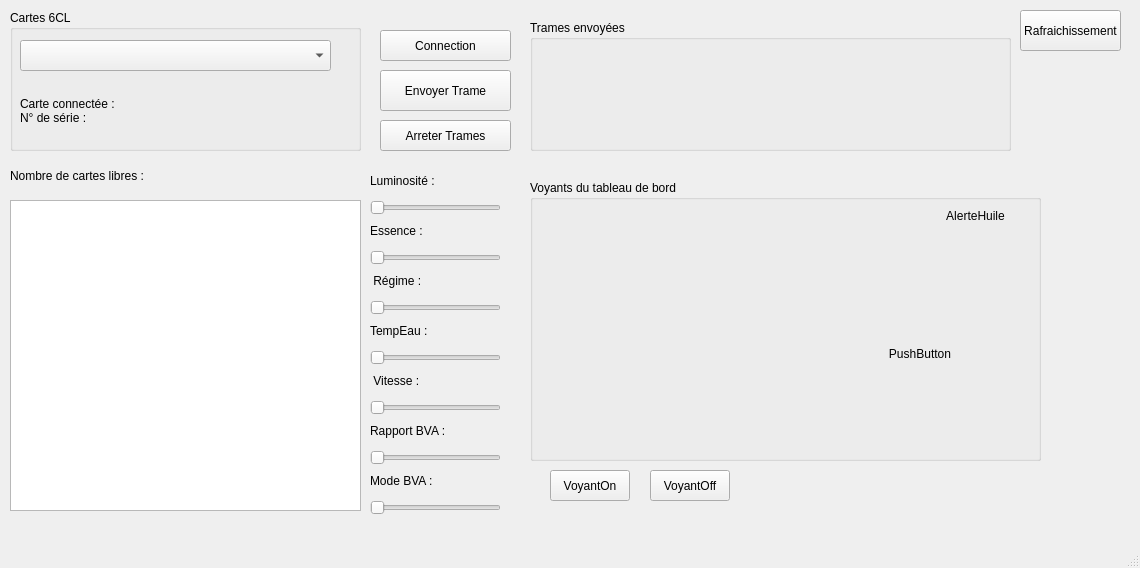
<?xml version="1.0" encoding="UTF-8"?>
<ui version="4.0">
 <class>MainWindow</class>
 <widget class="QMainWindow" name="MainWindow">
  <property name="geometry">
   <rect>
    <x>0</x>
    <y>0</y>
    <width>1140</width>
    <height>568</height>
   </rect>
  </property>
  <property name="windowTitle">
   <string>MainWindow</string>
  </property>
  <widget class="QWidget" name="centralwidget">
   <widget class="QPushButton" name="connection">
    <property name="geometry">
     <rect>
      <x>380</x>
      <y>30</y>
      <width>131</width>
      <height>31</height>
     </rect>
    </property>
    <property name="text">
     <string>Connection</string>
    </property>
   </widget>
   <widget class="QPushButton" name="refresh">
    <property name="geometry">
     <rect>
      <x>1020</x>
      <y>10</y>
      <width>101</width>
      <height>41</height>
     </rect>
    </property>
    <property name="text">
     <string>Rafraichissement</string>
    </property>
   </widget>
   <widget class="QGroupBox" name="groupBox">
    <property name="geometry">
     <rect>
      <x>10</x>
      <y>10</y>
      <width>351</width>
      <height>141</height>
     </rect>
    </property>
    <property name="styleSheet">
     <string notr="true">border-color: rgb(0, 0, 0);
</string>
    </property>
    <property name="title">
     <string>Cartes 6CL</string>
    </property>
    <widget class="QComboBox" name="comboBoxCartes">
     <property name="geometry">
      <rect>
       <x>10</x>
       <y>30</y>
       <width>311</width>
       <height>31</height>
      </rect>
     </property>
     <property name="styleSheet">
      <string notr="true">border-color: rgb(0, 0, 0);</string>
     </property>
    </widget>
    <widget class="QLabel" name="information">
     <property name="geometry">
      <rect>
       <x>10</x>
       <y>70</y>
       <width>321</width>
       <height>61</height>
      </rect>
     </property>
     <property name="styleSheet">
      <string notr="true">font: 700 12pt &quot;Segoe UI&quot;;</string>
     </property>
     <property name="text">
      <string>Carte connectée : 
N° de série : </string>
     </property>
    </widget>
   </widget>
   <widget class="QLabel" name="nbCartes">
    <property name="geometry">
     <rect>
      <x>10</x>
      <y>160</y>
      <width>331</width>
      <height>31</height>
     </rect>
    </property>
    <property name="styleSheet">
     <string notr="true">font: 700 12pt &quot;Segoe UI&quot;;</string>
    </property>
    <property name="text">
     <string>Nombre de cartes libres :  </string>
    </property>
   </widget>
   <widget class="QGroupBox" name="groupBox_2">
    <property name="geometry">
     <rect>
      <x>530</x>
      <y>20</y>
      <width>481</width>
      <height>131</height>
     </rect>
    </property>
    <property name="styleSheet">
     <string notr="true">border-color: rgb(0, 0, 0);
</string>
    </property>
    <property name="title">
     <string>Trames envoyées</string>
    </property>
    <widget class="QLabel" name="informationTrames">
     <property name="geometry">
      <rect>
       <x>10</x>
       <y>20</y>
       <width>401</width>
       <height>101</height>
      </rect>
     </property>
     <property name="styleSheet">
      <string notr="true">font: 700 12pt &quot;Segoe UI&quot;;</string>
     </property>
     <property name="text">
      <string/>
     </property>
    </widget>
   </widget>
   <widget class="QPushButton" name="EnvoyerTrames">
    <property name="geometry">
     <rect>
      <x>380</x>
      <y>70</y>
      <width>131</width>
      <height>41</height>
     </rect>
    </property>
    <property name="text">
     <string>Envoyer Trame</string>
    </property>
   </widget>
   <widget class="QListView" name="listView">
    <property name="geometry">
     <rect>
      <x>10</x>
      <y>200</y>
      <width>351</width>
      <height>311</height>
     </rect>
    </property>
   </widget>
   <widget class="QPushButton" name="StopTrames">
    <property name="geometry">
     <rect>
      <x>380</x>
      <y>120</y>
      <width>131</width>
      <height>31</height>
     </rect>
    </property>
    <property name="text">
     <string>Arreter Trames</string>
    </property>
   </widget>
   <widget class="QSlider" name="sliderRegime">
    <property name="geometry">
     <rect>
      <x>370</x>
      <y>300</y>
      <width>131</width>
      <height>16</height>
     </rect>
    </property>
    <property name="maximum">
     <number>7000</number>
    </property>
    <property name="orientation">
     <enum>Qt::Horizontal</enum>
    </property>
   </widget>
   <widget class="QSlider" name="sliderVitesse">
    <property name="geometry">
     <rect>
      <x>370</x>
      <y>400</y>
      <width>131</width>
      <height>16</height>
     </rect>
    </property>
    <property name="maximum">
     <number>220</number>
    </property>
    <property name="orientation">
     <enum>Qt::Horizontal</enum>
    </property>
   </widget>
   <widget class="QSlider" name="sliderEssence">
    <property name="geometry">
     <rect>
      <x>370</x>
      <y>250</y>
      <width>131</width>
      <height>16</height>
     </rect>
    </property>
    <property name="orientation">
     <enum>Qt::Horizontal</enum>
    </property>
   </widget>
   <widget class="QSlider" name="sliderTempEau">
    <property name="geometry">
     <rect>
      <x>370</x>
      <y>350</y>
      <width>131</width>
      <height>16</height>
     </rect>
    </property>
    <property name="maximum">
     <number>210</number>
    </property>
    <property name="orientation">
     <enum>Qt::Horizontal</enum>
    </property>
   </widget>
   <widget class="QSlider" name="sliderRapportBVA">
    <property name="geometry">
     <rect>
      <x>370</x>
      <y>450</y>
      <width>131</width>
      <height>16</height>
     </rect>
    </property>
    <property name="orientation">
     <enum>Qt::Horizontal</enum>
    </property>
   </widget>
   <widget class="QSlider" name="sliderModeBVA">
    <property name="geometry">
     <rect>
      <x>370</x>
      <y>500</y>
      <width>131</width>
      <height>16</height>
     </rect>
    </property>
    <property name="orientation">
     <enum>Qt::Horizontal</enum>
    </property>
   </widget>
   <widget class="QPushButton" name="btnVoyantsOn">
    <property name="geometry">
     <rect>
      <x>550</x>
      <y>470</y>
      <width>80</width>
      <height>31</height>
     </rect>
    </property>
    <property name="text">
     <string>VoyantOn</string>
    </property>
   </widget>
   <widget class="QPushButton" name="btnVoyantsOff">
    <property name="geometry">
     <rect>
      <x>650</x>
      <y>470</y>
      <width>80</width>
      <height>31</height>
     </rect>
    </property>
    <property name="text">
     <string>VoyantOff</string>
    </property>
   </widget>
   <widget class="QLabel" name="labelRegime">
    <property name="geometry">
     <rect>
      <x>370</x>
      <y>270</y>
      <width>161</width>
      <height>21</height>
     </rect>
    </property>
    <property name="styleSheet">
     <string notr="true">font: 700 10pt &quot;Segoe UI&quot;;</string>
    </property>
    <property name="text">
     <string> Régime :</string>
    </property>
   </widget>
   <widget class="QLabel" name="labelEssence">
    <property name="geometry">
     <rect>
      <x>370</x>
      <y>220</y>
      <width>151</width>
      <height>21</height>
     </rect>
    </property>
    <property name="styleSheet">
     <string notr="true">font: 700 10pt &quot;Segoe UI&quot;;</string>
    </property>
    <property name="text">
     <string>Essence :</string>
    </property>
   </widget>
   <widget class="QLabel" name="labelVitesse">
    <property name="geometry">
     <rect>
      <x>370</x>
      <y>370</y>
      <width>161</width>
      <height>21</height>
     </rect>
    </property>
    <property name="styleSheet">
     <string notr="true">font: 700 10pt &quot;Segoe UI&quot;;</string>
    </property>
    <property name="text">
     <string> Vitesse :</string>
    </property>
   </widget>
   <widget class="QLabel" name="labelRapportBVA">
    <property name="geometry">
     <rect>
      <x>370</x>
      <y>420</y>
      <width>161</width>
      <height>21</height>
     </rect>
    </property>
    <property name="styleSheet">
     <string notr="true">font: 700 10pt &quot;Segoe UI&quot;;</string>
    </property>
    <property name="text">
     <string>Rapport BVA :</string>
    </property>
   </widget>
   <widget class="QLabel" name="labelTempEau">
    <property name="geometry">
     <rect>
      <x>370</x>
      <y>320</y>
      <width>161</width>
      <height>21</height>
     </rect>
    </property>
    <property name="styleSheet">
     <string notr="true">font: 700 10pt &quot;Segoe UI&quot;;</string>
    </property>
    <property name="text">
     <string>TempEau :</string>
    </property>
   </widget>
   <widget class="QLabel" name="labelModeBVA">
    <property name="geometry">
     <rect>
      <x>370</x>
      <y>470</y>
      <width>151</width>
      <height>21</height>
     </rect>
    </property>
    <property name="styleSheet">
     <string notr="true">font: 700 10pt &quot;Segoe UI&quot;;</string>
    </property>
    <property name="text">
     <string>Mode BVA :</string>
    </property>
   </widget>
   <widget class="QSlider" name="sliderLuminosite">
    <property name="geometry">
     <rect>
      <x>370</x>
      <y>200</y>
      <width>131</width>
      <height>16</height>
     </rect>
    </property>
    <property name="orientation">
     <enum>Qt::Horizontal</enum>
    </property>
   </widget>
   <widget class="QLabel" name="labelLuminosite">
    <property name="geometry">
     <rect>
      <x>370</x>
      <y>170</y>
      <width>91</width>
      <height>21</height>
     </rect>
    </property>
    <property name="styleSheet">
     <string notr="true">font: 700 10pt &quot;Segoe UI&quot;;</string>
    </property>
    <property name="text">
     <string>Luminosité :</string>
    </property>
   </widget>
   <widget class="QGroupBox" name="groupBox_3">
    <property name="geometry">
     <rect>
      <x>530</x>
      <y>180</y>
      <width>511</width>
      <height>281</height>
     </rect>
    </property>
    <property name="title">
     <string>Voyants du tableau de bord</string>
    </property>
    <widget class="QPushButton" name="feuxBrouillardAr">
     <property name="geometry">
      <rect>
       <x>350</x>
       <y>203</y>
       <width>80</width>
       <height>41</height>
      </rect>
     </property>
     <property name="styleSheet">
      <string notr="true">    border: none;
    background-color: transparent;</string>
     </property>
     <property name="text">
      <string/>
     </property>
     <property name="icon">
      <iconset resource="resources.qrc">
       <normaloff>:/img/build/FeuxBrouillardAROff.png</normaloff>:/img/build/FeuxBrouillardAROff.png</iconset>
     </property>
     <property name="iconSize">
      <size>
       <width>64</width>
       <height>64</height>
      </size>
     </property>
    </widget>
    <widget class="QPushButton" name="clignotantGauche">
     <property name="geometry">
      <rect>
       <x>90</x>
       <y>40</y>
       <width>80</width>
       <height>51</height>
      </rect>
     </property>
     <property name="styleSheet">
      <string notr="true">    border: none;
    background-color: transparent;

</string>
     </property>
     <property name="text">
      <string/>
     </property>
     <property name="icon">
      <iconset resource="resources.qrc">
       <normaloff>:/img/build/cliggOff.png</normaloff>:/img/build/cliggOff.png</iconset>
     </property>
     <property name="iconSize">
      <size>
       <width>128</width>
       <height>128</height>
      </size>
     </property>
     <property name="checkable">
      <bool>false</bool>
     </property>
    </widget>
    <widget class="QPushButton" name="Frpk">
     <property name="geometry">
      <rect>
       <x>150</x>
       <y>100</y>
       <width>80</width>
       <height>51</height>
      </rect>
     </property>
     <property name="styleSheet">
      <string notr="true">    border: none;
    background-color: transparent;</string>
     </property>
     <property name="text">
      <string/>
     </property>
     <property name="icon">
      <iconset resource="resources.qrc">
       <normaloff>:/img/build/frpkOff.png</normaloff>:/img/build/frpkOff.png</iconset>
     </property>
     <property name="iconSize">
      <size>
       <width>64</width>
       <height>64</height>
      </size>
     </property>
    </widget>
    <widget class="QPushButton" name="AirBag">
     <property name="geometry">
      <rect>
       <x>350</x>
       <y>153</y>
       <width>80</width>
       <height>41</height>
      </rect>
     </property>
     <property name="styleSheet">
      <string notr="true">    border: none;
    background-color: transparent;</string>
     </property>
     <property name="text">
      <string>PushButton</string>
     </property>
    </widget>
    <widget class="QPushButton" name="service">
     <property name="geometry">
      <rect>
       <x>30</x>
       <y>90</y>
       <width>81</width>
       <height>61</height>
      </rect>
     </property>
     <property name="styleSheet">
      <string notr="true">    border: none;
    background-color: transparent;</string>
     </property>
     <property name="text">
      <string/>
     </property>
     <property name="icon">
      <iconset resource="resources.qrc">
       <normaloff>:/img/build/warningOff.png</normaloff>:/img/build/warningOff.png</iconset>
     </property>
     <property name="iconSize">
      <size>
       <width>80</width>
       <height>80</height>
      </size>
     </property>
    </widget>
    <widget class="QPushButton" name="feuxCroisement">
     <property name="geometry">
      <rect>
       <x>150</x>
       <y>203</y>
       <width>80</width>
       <height>41</height>
      </rect>
     </property>
     <property name="styleSheet">
      <string notr="true">    border: none;
    background-color: transparent;</string>
     </property>
     <property name="text">
      <string/>
     </property>
     <property name="icon">
      <iconset resource="resources.qrc">
       <normaloff>:/img/build/FeuxCroisementOff.png</normaloff>:/img/build/FeuxCroisementOff.png</iconset>
     </property>
     <property name="iconSize">
      <size>
       <width>64</width>
       <height>64</height>
      </size>
     </property>
     <property name="checkable">
      <bool>false</bool>
     </property>
    </widget>
    <widget class="QPushButton" name="feuxBrouillardAv">
     <property name="geometry">
      <rect>
       <x>250</x>
       <y>203</y>
       <width>80</width>
       <height>41</height>
      </rect>
     </property>
     <property name="styleSheet">
      <string notr="true">    border: none;
    background-color: transparent;</string>
     </property>
     <property name="text">
      <string/>
     </property>
     <property name="icon">
      <iconset resource="resources.qrc">
       <normaloff>:/img/build/feuxBrouillardAVOff.png</normaloff>:/img/build/feuxBrouillardAVOff.png</iconset>
     </property>
     <property name="iconSize">
      <size>
       <width>64</width>
       <height>64</height>
      </size>
     </property>
    </widget>
    <widget class="QPushButton" name="secPassDef">
     <property name="geometry">
      <rect>
       <x>150</x>
       <y>153</y>
       <width>81</width>
       <height>41</height>
      </rect>
     </property>
     <property name="styleSheet">
      <string notr="true">    border: none;
    background-color: transparent;</string>
     </property>
     <property name="text">
      <string/>
     </property>
     <property name="icon">
      <iconset resource="resources.qrc">
       <normaloff>:/img/build/motDeffOff.png</normaloff>:/img/build/motDeffOff.png</iconset>
     </property>
     <property name="iconSize">
      <size>
       <width>64</width>
       <height>64</height>
      </size>
     </property>
    </widget>
    <widget class="QPushButton" name="stop">
     <property name="geometry">
      <rect>
       <x>190</x>
       <y>50</y>
       <width>101</width>
       <height>41</height>
      </rect>
     </property>
     <property name="styleSheet">
      <string notr="true">    border: none;
    background-color: transparent;
</string>
     </property>
     <property name="text">
      <string/>
     </property>
     <property name="icon">
      <iconset resource="resources.qrc">
       <normaloff>:/img/build/stopOff.png</normaloff>:/img/build/stopOff.png</iconset>
     </property>
     <property name="iconSize">
      <size>
       <width>128</width>
       <height>128</height>
      </size>
     </property>
    </widget>
    <widget class="QPushButton" name="clignotantDroite">
     <property name="geometry">
      <rect>
       <x>320</x>
       <y>40</y>
       <width>80</width>
       <height>51</height>
      </rect>
     </property>
     <property name="styleSheet">
      <string notr="true">    border: none;
    background-color: transparent;</string>
     </property>
     <property name="text">
      <string/>
     </property>
     <property name="icon">
      <iconset resource="resources.qrc">
       <normaloff>:/img/build/cligd.png</normaloff>:/img/build/cligd.png</iconset>
     </property>
     <property name="iconSize">
      <size>
       <width>128</width>
       <height>128</height>
      </size>
     </property>
    </widget>
    <widget class="QPushButton" name="esp">
     <property name="geometry">
      <rect>
       <x>350</x>
       <y>100</y>
       <width>80</width>
       <height>41</height>
      </rect>
     </property>
     <property name="styleSheet">
      <string notr="true">    border: none;
    background-color: transparent;</string>
     </property>
     <property name="text">
      <string/>
     </property>
     <property name="icon">
      <iconset resource="resources.qrc">
       <normaloff>:/img/build/ESPOff.png</normaloff>:/img/build/ESPOff.png</iconset>
     </property>
     <property name="iconSize">
      <size>
       <width>64</width>
       <height>128</height>
      </size>
     </property>
    </widget>
    <widget class="QPushButton" name="feuxDeRoute">
     <property name="geometry">
      <rect>
       <x>50</x>
       <y>203</y>
       <width>80</width>
       <height>41</height>
      </rect>
     </property>
     <property name="styleSheet">
      <string notr="true">    border: none;
    background-color: transparent;</string>
     </property>
     <property name="text">
      <string/>
     </property>
     <property name="icon">
      <iconset resource="resources.qrc">
       <normaloff>:/img/build/FeuxDeRouteOff.png</normaloff>:/img/build/FeuxDeRouteOff.png</iconset>
     </property>
     <property name="iconSize">
      <size>
       <width>64</width>
       <height>64</height>
      </size>
     </property>
    </widget>
    <widget class="QPushButton" name="abs">
     <property name="geometry">
      <rect>
       <x>250</x>
       <y>100</y>
       <width>81</width>
       <height>41</height>
      </rect>
     </property>
     <property name="styleSheet">
      <string notr="true">    border: none;
    background-color: transparent;

</string>
     </property>
     <property name="text">
      <string/>
     </property>
     <property name="icon">
      <iconset resource="resources.qrc">
       <normaloff>:/img/build/ABSOff.png</normaloff>:/img/build/ABSOff.png</iconset>
     </property>
     <property name="iconSize">
      <size>
       <width>80</width>
       <height>80</height>
      </size>
     </property>
    </widget>
    <widget class="QPushButton" name="pushButton_9">
     <property name="geometry">
      <rect>
       <x>50</x>
       <y>150</y>
       <width>80</width>
       <height>41</height>
      </rect>
     </property>
     <property name="styleSheet">
      <string notr="true">    border: none;
    background-color: transparent;</string>
     </property>
     <property name="text">
      <string/>
     </property>
     <property name="icon">
      <iconset resource="resources.qrc">
       <normaloff>:/img/build/secPassDefOff.png</normaloff>:/img/build/secPassDefOff.png</iconset>
     </property>
     <property name="iconSize">
      <size>
       <width>64</width>
       <height>64</height>
      </size>
     </property>
    </widget>
    <widget class="QPushButton" name="AlerteHuile">
     <property name="geometry">
      <rect>
       <x>390</x>
       <y>20</y>
       <width>111</width>
       <height>31</height>
      </rect>
     </property>
     <property name="styleSheet">
      <string notr="true">    border: none;
    background-color: transparent;

</string>
     </property>
     <property name="text">
      <string>AlerteHuile</string>
     </property>
     <property name="icon">
      <iconset resource="resources.qrc">
       <normaloff>:/img/build/AlerteHuile.png</normaloff>:/img/build/AlerteHuile.png</iconset>
     </property>
     <property name="iconSize">
      <size>
       <width>32</width>
       <height>32</height>
      </size>
     </property>
    </widget>
   </widget>
  </widget>
  <widget class="QMenuBar" name="menubar">
   <property name="geometry">
    <rect>
     <x>0</x>
     <y>0</y>
     <width>1140</width>
     <height>21</height>
    </rect>
   </property>
  </widget>
  <widget class="QStatusBar" name="statusbar"/>
 </widget>
 <resources>
  <include location="resources.qrc"/>
 </resources>
 <connections/>
</ui>
